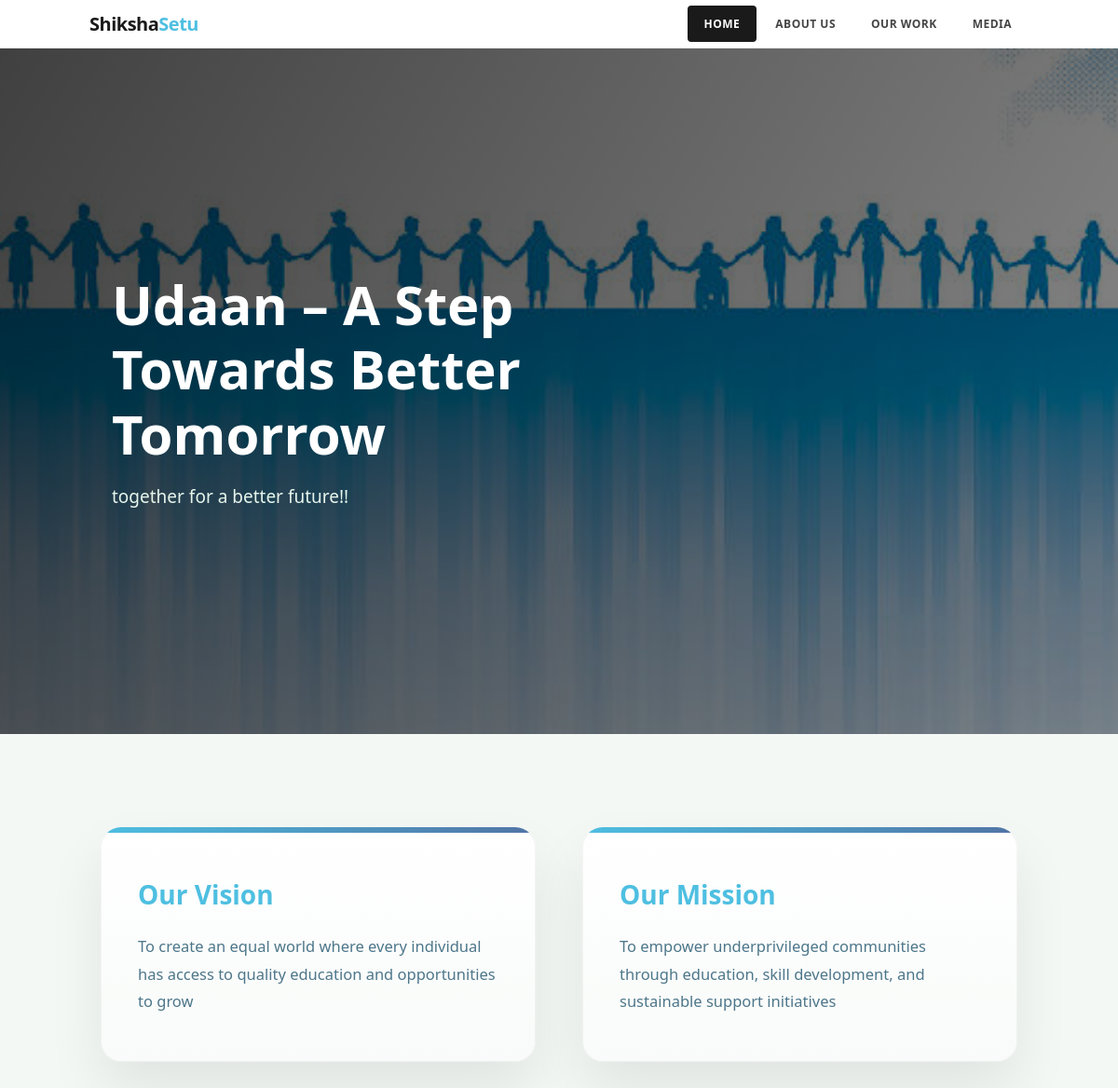
Page /home (signed in) on the committed database.
### tables this page shows
CREATE TABLE home_content (
            id INTEGER PRIMARY KEY,
            banner_title TEXT,
            banner_subtitle TEXT,
            banner_image TEXT,
            vision TEXT,
            mission TEXT
        );

### app.py (the view)
@app.route("/home")
def home():
    if "user" not in session:
        return redirect("/")
    db = get_db()
    cur = db.cursor()
    cur.execute("SELECT * FROM home_content WHERE id=1")
    row = cur.fetchone()
    content = {
        "banner_title": row[1],
        "banner_subtitle": row[2],
        "banner_image": row[3],
        "vision": row[4],
        "mission": row[5]
    }
    return render_template("home.html", content=content)

### app.py (called while the page is built)
def get_db():
    return sqlite3.connect("database.db")

### templates/home.html (shortened to what this page needs)
<!DOCTYPE html>
<html>
<head>
    <link rel="stylesheet" href="{{ url_for('static', filename='style.css') }}">
</head>
<body>
<header>
<h2 class="admin-logo">
  Shiksha<span>Setu</span>
</h2>
    <nav>
        <a href="/home" class="active">Home</a>
        <a href="/about">About Us</a>
        <a href="/work">Our Work</a>
        <a href="/media">Media</a>
    </nav>
</header>
<section class="hero" style="background-image: url('{{ url_for('static', filename='uploads/' + content.banner_image) }}');">
    <div class="hero-overlay">
        <h1>{{ content.banner_title }}</h1>
        <p>{{ content.banner_subtitle }}</p>
    </div>
</section>
<section class="vm-section">
    <div class="vm-card">
        <h2>Our Vision</h2>
        <p>{{ content.vision }}</p>
    </div>
    <div class="vm-card">
        <h2>Our Mission</h2>
        <p>{{ content.mission }}</p>
    </div>
</section>
</body>
</html>

### static/style.css (style rules this page uses)
:root { --primary: #4ebfe1; --secondary: #5174a5; --bg: #f4f8f5; --card: #ffffff; --text: #4d768a; --muted: #607d8b; }
* { margin: 0; padding: 0; box-sizing: border-box; }
body { font-family: "Segoe UI", system-ui, -apple-system, BlinkMacSystemFont, sans-serif; background: var(--bg); color: var(--text); line-height: 1.6; }
a { text-decoration: none; color: inherit; }
header { position: sticky; top: 0; z-index: 999; display: flex; justify-content: space-between; align-items: center; padding: 6px 8%; background: rgba(255, 255, 255, 0.9); backdrop-filter: blur(15px); border-bottom: 1px solid rgba(0, 0, 0, 0.05); transition: all 0.3s ease; }
.admin-logo { font-size: 20px; font-weight: 900; letter-spacing: -0.5px; color: #1a1a1a; margin-bottom: 0; display: flex; align-items: center; transition: opacity 0.2s ease; }
.admin-logo span { color: var(--primary); margin-right: 2px; }
.admin-logo::after, .logo::after { display: none; }
nav { display: flex; align-items: center; gap: 2px; }
nav a { font-size: 12px; font-weight: 700; text-transform: uppercase; letter-spacing: 0.5px; color: #444; padding: 10px 18px; border-radius: 4px; position: relative; transition: all 0.25s cubic-bezier(0.4, 0, 0.2, 1); }
nav a.active { background-color: #1a1a1a; color: #ffffff; }
nav a::before, nav a::after { display: none !important; }
.hero { height: 92vh; background-size: cover; background-position: center; position: relative; }
.hero::after { content: ""; position: absolute; inset: 0; background: linear-gradient( 120deg, rgba(0, 0, 0, 0.75), rgba(0, 0, 0, 0.45) ); }
.hero-overlay { position: relative; z-index: 2; height: 100%; display: flex; flex-direction: column; justify-content: center; padding: 0 10%; max-width: 900px; }
.hero-overlay h1 { font-size: 58px; font-weight: 800; color: white !important; line-height: 1.2; }
.hero-overlay p { margin-top: 18px; font-size: 19px; color: #e6f5ec; max-width: 600px; }
.vm-section { padding: 100px 9%; display: grid; grid-template-columns: repeat(auto-fit, minmax(300px, 1fr)); gap: 50px; }
.vm-card { background: linear-gradient( 180deg, #ffffff, #f8fbf9 ); border-radius: 22px; padding: 50px 40px; box-shadow: 0 30px 60px rgba(0, 0, 0, 0.08), inset 0 0 0 1px rgba(0, 0, 0, 0.04); transition: transform 0.35s ease, box-shadow 0.35s ease; position: relative; overflow: hidden; }
.vm-card::before { content: ""; position: absolute; top: 0; left: 0; width: 100%; height: 6px; background: linear-gradient(135deg, var(--primary), var(--secondary)); }
.vm-card h2 { font-size: 28px; color: var(--primary); margin-bottom: 18px; font-weight: 700; }
.vm-card p { font-size: 16.5px; line-height: 1.8; color: var(--text); }
nav a.active::before { width: 100%; }

### rows in the picture
home_content: banner_image (picture), banner_title "Udaan – A Step Towards Better Tomorrow", banner_subtitle "together for a better future!!", vision "To create an equal world where every individual has access to quality education and opportunities to grow", mission "To empower underprivileged communities through education, skill development, and sustainable support initiatives"
